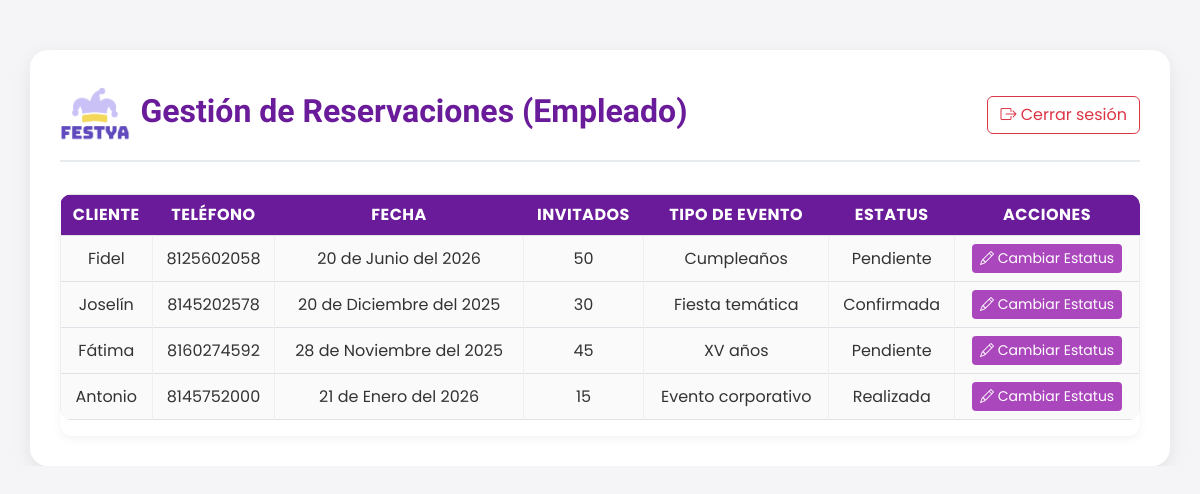
Page /reservaciones/empleado/gestion/ (signed in) on the earlier database version.
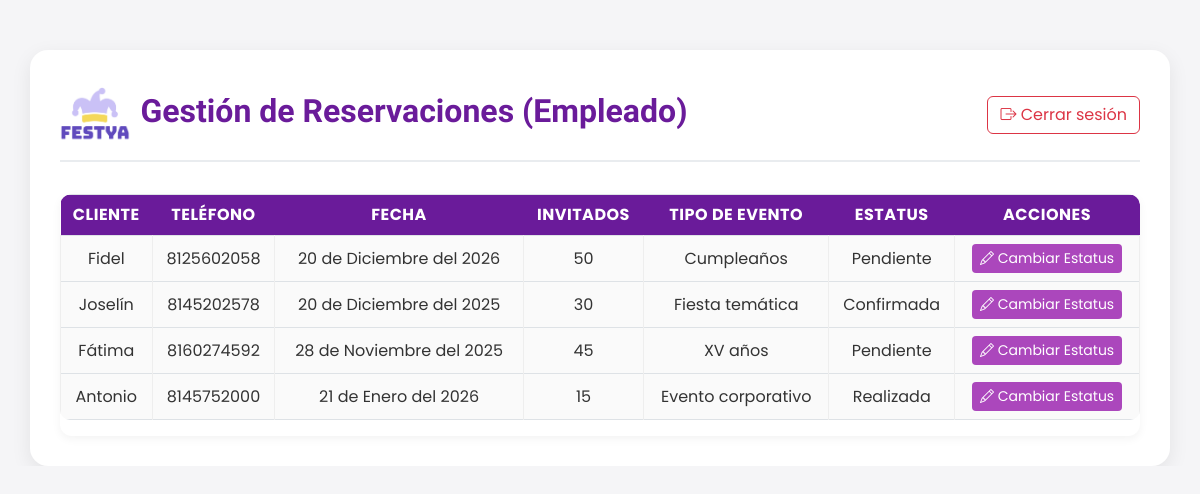
Same page on the later database version.
### reservaciones/models.py (models this page shows, shortened)
class Reservacion(models.Model):
    ESTATUS = [
        ("pendiente", "Pendiente"),
        ("confirmada", "Confirmada"),
        ("realizada", "Realizada"),
    ]
    nombreCliente = models.CharField(max_length=100)
    telefono = models.CharField(max_length=10, validators=[MinLengthValidator(10)])
    fechaEvento = models.DateField()
    numInvitados = models.PositiveSmallIntegerField(
        validators=[MinValueValidator(1), MaxValueValidator(50)],
        help_text="1 a 50 invitados permitidos"
    )
    estatus = models.CharField(max_length=10, choices=ESTATUS, default="pendiente")
    tipoEvento = models.ForeignKey(TipoEvento, on_delete=models.PROTECT)

class TipoEvento(models.Model):
    nombre = models.CharField(max_length=50, unique=True)

### reservaciones/views.py (the view)
# urls.py: path('empleado/gestion/', views.gestion_empleado, name='gestion_empleado'),
@login_required
def gestion_empleado(request):
    reservaciones = Reservacion.objects.all()
    return render(request, 'reservaciones/gestion_empleado.html', {'reservaciones': reservaciones})

### reservaciones/templates/reservaciones/gestion_empleado.html (shortened to what this page needs)
{% extends 'base.html' %}
{% load static %}
{% block content %}
<link href="https://cdn.jsdelivr.net/npm/bootstrap@5.3.0/dist/css/bootstrap.min.css" rel="stylesheet">
<link rel="stylesheet" href="{% static 'reservaciones/css/gestion_admin.css' %}">
<div class="container">
    <div class="header-admin">
        <div class="d-flex align-items-center">
            <img src="{% static 'reservaciones/img/LOGO.png' %}" alt="Logo">
            <h2>Gestión de Reservaciones (Empleado)</h2>
        </div>
        <div>
            <form action="{% url 'logout' %}" method="post" style="display: inline;">
                <button type="submit" class="btn btn-outline-danger ms-2" style="border: 1px solid #dc3545;">
                    <i class="bi bi-box-arrow-right"></i> Cerrar sesión
                </button>
            </form>
        </div>
    </div>
    <div class="table-responsive mt-4">
        <table class="table table-bordered text-center align-middle">
            <thead>
                <tr>
                    <th>Cliente</th>
                    <th>Teléfono</th>
                    <th>Fecha</th>
                    <th>Invitados</th>
                    <th>Tipo de Evento</th>
                    <th>Estatus</th>
                    <th>Acciones</th>
                </tr>
            </thead>
            <tbody>
                {% for r in reservaciones %}
                <tr>
                    <td>{{ r.nombreCliente }}</td>
                    <td>{{ r.telefono }}</td>
                    <td>{{ r.fechaEvento|date:"j \\d\\e F \\d\\e\\l Y" }}</td>
                    <td>{{ r.numInvitados }}</td>
                    <td>{{ r.tipoEvento.nombre }}</td>
                    <td>{{ r.get_estatus_display }}</td>
                    <td>
                        <a href="{% url 'actualizar_estatus_empleado' r.id %}" class="btn btn-editar btn-sm">
                            <i class="bi bi-pencil"></i> Cambiar Estatus
                        </a>
                    </td>
                </tr>
                {% empty %}
                <tr>
                    <td colspan="7" class="text-center">No hay reservaciones registradas.</td>
                </tr>
                {% endfor %}
            </tbody>
        </table>
    </div>
</div>
{% endblock %}

Differences in the rows shown:
changed Reservacion "Fidel": fechaEvento "20 de Junio del 2026" → "20 de Diciembre del 2026"
